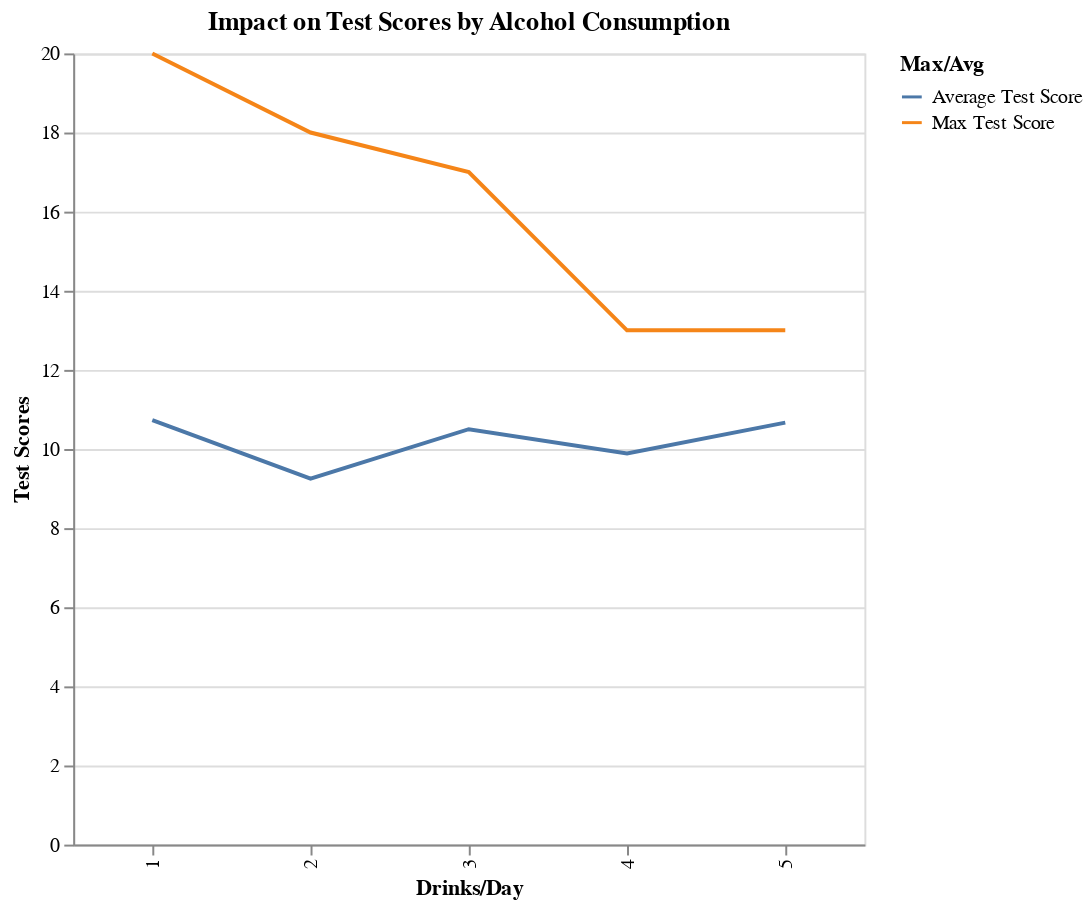

Here is the notebook cell this chart was saved with:
### Code cell
#Create Variables data.  
#Average Grade/drink
#Max Grade/drink

colNames = ['Drinks/Day', 'Test Scores', 'Max/Avg']
avgV = pd.DataFrame(columns=colNames)
maxV = pd.DataFrame(columns=colNames)
for i in range(1,6):
    tempdf = math.loc[math['Dalc'] == i]
    avgV.loc[i] = [i, max(list(tempdf['G3'])), 'Max Test Score']
    
for i in range(1,6):
    tempdf = math.loc[math['Dalc'] == i]
    avgV.loc[i+5] = [i, statistics.mean(list(tempdf['G3'])), 'Average Test Score']


print(avgV)
x = alt.Chart(avgV).mark_line().encode(alt.X('Drinks/Day:N'),
                                       alt.Y('Test Scores:Q',
                                             axis=alt.Axis(tickMinStep=1)) ,
                                             color = 'Max/Avg'
                                       
      ).properties(title='Impact on Test Scores by Alcohol Consumption', width=400,
    height=400)

display(x)

### Figure 1 — Vega-Lite specification as saved in the notebook (floating-point values rounded to 4 significant figures)
{"config": {"view": {"continuousWidth": 400, "continuousHeight": 300}}, "data": {"name": "data-cc5a98049823d4b162e9d2307ac7514c"}, "mark": "line", "encoding": {"color": {"type": "nominal", "field": "Max/Avg"}, "x": {"type": "nominal", "field": "Drinks/Day"}, "y": {"type": "quantitative", "axis": {"tickMinStep": 1}, "field": "Test Scores"}}, "height": 400, "title": "Impact on Test Scores by Alcohol Consumption", "width": 400, "$schema": "https://vega.github.io/schema/vega-lite/v4.8.1.json", "datasets": {"data-cc5a98049823d4b162e9d2307ac7514c": [{"Drinks/Day": 1, "Test Scores": 20, "Max/Avg": "Max Test Score"}, {"Drinks/Day": 2, "Test Scores": 18, "Max/Avg": "Max Test Score"}, {"Drinks/Day": 3, "Test Scores": 17, "Max/Avg": "Max Test Score"}, {"Drinks/Day": 4, "Test Scores": 13, "Max/Avg": "Max Test Score"}, {"Drinks/Day": 5, "Test Scores": 13, "Max/Avg": "Max Test Score"}, {"Drinks/Day": 1, "Test Scores": 10.73, "Max/Avg": "Average Test Score"}, {"Drinks/Day": 2, "Test Scores": 9.253, "Max/Avg": "Average Test Score"}, {"Drinks/Day": 3, "Test Scores": 10.5, "Max/Avg": "Average Test Score"}, {"Drinks/Day": 4, "Test Scores": 9.889, "Max/Avg": "Average Test Score"}, {"Drinks/Day": 5, "Test Scores": 10.67, "Max/Avg": "Average Test Score"}]}}
